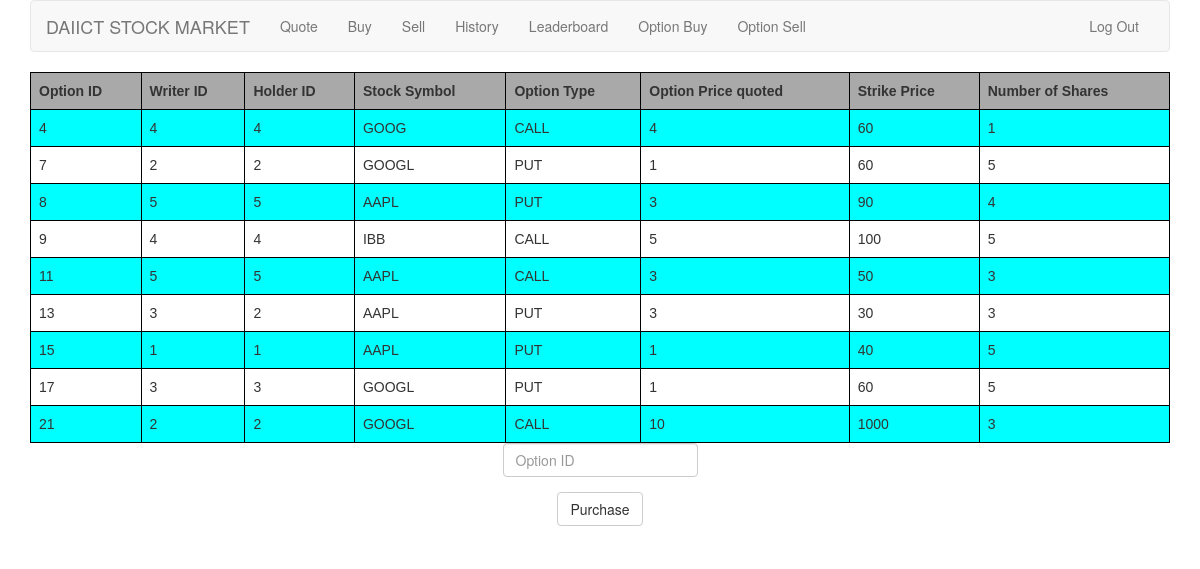
Screenshot of /option_buy/ (signed in) with the database file from the repository.
### tables this page shows
CREATE TABLE option_post(
  option_id INTEGER PRIMARY KEY AUTOINCREMENT,
  writer_id INTEGER NOT NULL,
  holder_id INTEGER NOT NULL,
  stock_symbol STRING NOT NULL,
  option_type STRING NOT NULL,
  option_price INTEGER NOT NULL,
  strike_price INTEGER NOT NULL,
  num_of_shares INTEGER NOT NULL,
  transaction_date TEXT NOT NULL,
  FOREIGN KEY(writer_id) REFERENCES users(id),
  FOREIGN KEY(holder_id) REFERENCES users(id)
);

### application.py (the view, shortened to what this page needs)
@app.route("/option_buy/", methods=["GET", "POST"])
@login_required
def option_buy():
    current_user = session["user_id"]
    current_cash = c.execute("SELECT cash FROM users WHERE id = ?", [current_user]).fetchall()[0][0]
    if request.method == "GET":
        transactions = c.execute("SELECT * FROM option_post").fetchall()
        return render_template("option_buy.html", transactions=transactions)

### helpers.py (called while the page is built)
def login_required(f):
    @wraps(f)
    def decorated_function(*args, **kwargs):
        if session.get("user_id") is None:
            return redirect(url_for("login", next=request.url))
        return f(*args, **kwargs)
    return decorated_function

### templates/option_buy.html (shortened to what this page needs)
{% extends "layout.html" %}
{% block main %}
    <table>
        <tr>
            <th>Option ID</th>
            <th>Writer ID</th>
            <th>Holder ID</th>
            <th>Stock Symbol</th>
            <th>Option Type</th>
            <th>Option Price quoted</th>
            <th>Strike Price</th>
            <th>Number of Shares</th>
        </tr>
        {% for option_transaction in transactions %}
            <tr>
                <td>{{ option_transaction[0] }}</td>
                <td>{{ option_transaction[1] }}</td>
                <td>{{ option_transaction[2] }}</td>
                <td>{{ option_transaction[3] }}</td>
                <td>{{ option_transaction[4] }}</td>
                <td>{{ option_transaction[5] }}</td>
                <td>{{ option_transaction[6] }}</td>
                <td>{{ option_transaction[7] }}</td>
            </tr>
        {% endfor %}
    </table>
    <form action="{{ url_for('option_buy') }}" method="post">
        <fieldset>
            <div class="form-group">
                <input autocomplete="off" autofocus class="form-control" name="option_id" placeholder="Option ID"
                       type="text"/>
            </div>
            <div class="form-group">
                <button class="btn btn-default" type="submit">Purchase</button>
            </div>
        </fieldset>
    </form>
{% endblock %}

### static/styles.css (style rules this page uses)
table { font-family: arial, sans-serif; border-collapse: collapse; width: 100%; }
th { background-color: darkgray; }
td, th { border: 1px solid #000; text-align: left; padding: 8px; }
tr:nth-child(even) { background-color: aqua; }
main .form-control { display: inline-block; width: auto; }
main td { text-align: left; }

### rows the page displays
option_post: option_id "4", writer "4", holder "4", stock_symbol "GOOG", option_type "CALL", option_price "4", strike_price "60", num_of_shares "1"
option_post: option_id "7", writer "2", holder "2", stock_symbol "GOOGL", option_type "PUT", option_price "1", strike_price "60", num_of_shares "5"
option_post: option_id "8", writer "5", holder "5", stock_symbol "AAPL", option_type "PUT", option_price "3", strike_price "90", num_of_shares "4"
option_post: option_id "9", writer "4", holder "4", stock_symbol "IBB", option_type "CALL", option_price "5", strike_price "100", num_of_shares "5"
option_post: option_id "11", writer "5", holder "5", stock_symbol "AAPL", option_type "CALL", option_price "3", strike_price "50", num_of_shares "3"
option_post: option_id "13", writer "3", holder "2", stock_symbol "AAPL", option_type "PUT", option_price "3", strike_price "30", num_of_shares "3"
option_post: option_id "15", writer "1", holder "1", stock_symbol "AAPL", option_type "PUT", option_price "1", strike_price "40", num_of_shares "5"
option_post: option_id "17", writer "3", holder "3", stock_symbol "GOOGL", option_type "PUT", option_price "1", strike_price "60", num_of_shares "5"
option_post: option_id "21", writer "2", holder "2", stock_symbol "GOOGL", option_type "CALL", option_price "10", strike_price "1000", num_of_shares "3"
